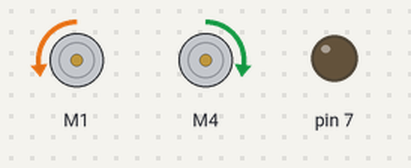
A sketch run on a simulated Arduino Leonardo, built with avr-gcc and run on an emulated ATmega32U4. Parts: 2 × DC motor (green arrow = forward, orange = backward, longer = faster), output pins drawn as LEDs (lit = HIGH).

Above: at 0.1 s.
Timing chart, 0 to 1.6 s (numbered marks = the images above):
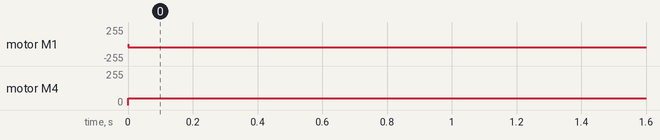

Measured:
- by itself, motor M1: stopped → backward 50/255 at 0.00 s
- by itself, motor M4: stopped → forward 50/255 at 0.00 s

The sketch:

serial_motor_control.ino
```cpp
#include <AFMotor.h>

const uint8_t left_inx = 1;
const uint8_t right_inx = 4;

uint8_t r_spd = 50, l_spd = 50;
uint8_t r_dir = FORWARD, l_dir = BACKWARD;

AF_DCMotor l_motor(left_inx);
AF_DCMotor r_motor(right_inx);

void setup() {
  Serial.begin(9600);
  pinMode(7, OUTPUT);
  l_motor.setSpeed(r_spd);
  r_motor.setSpeed(l_spd);
  l_motor.run(RELEASE);
  r_motor.run(RELEASE);
  Serial.flush();
}

void loop() {
  // put your main code here, to run repeatedly:
  if (Serial.available() >= 5) {
    digitalWrite(7, HIGH);
    if (Serial.read() == 0x05) {
      l_dir = Serial.read();
      l_spd = Serial.read();
      r_dir = Serial.read();
      r_spd = Serial.read();
      Serial.flush();
    }
  }
  else {
    digitalWrite(7, LOW);
  }

  r_motor.run(r_dir);
  l_motor.run(l_dir);

  r_motor.setSpeed(r_spd);
  l_motor.setSpeed(l_spd);

}
```
